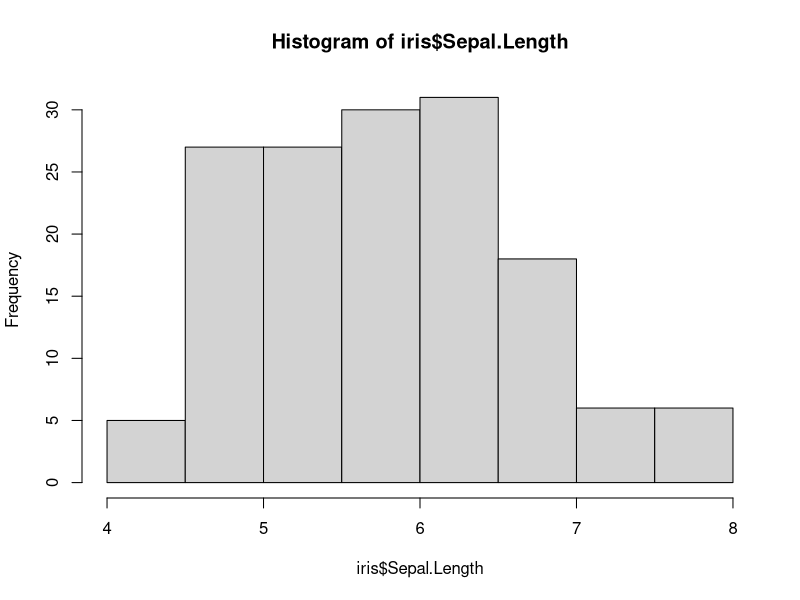
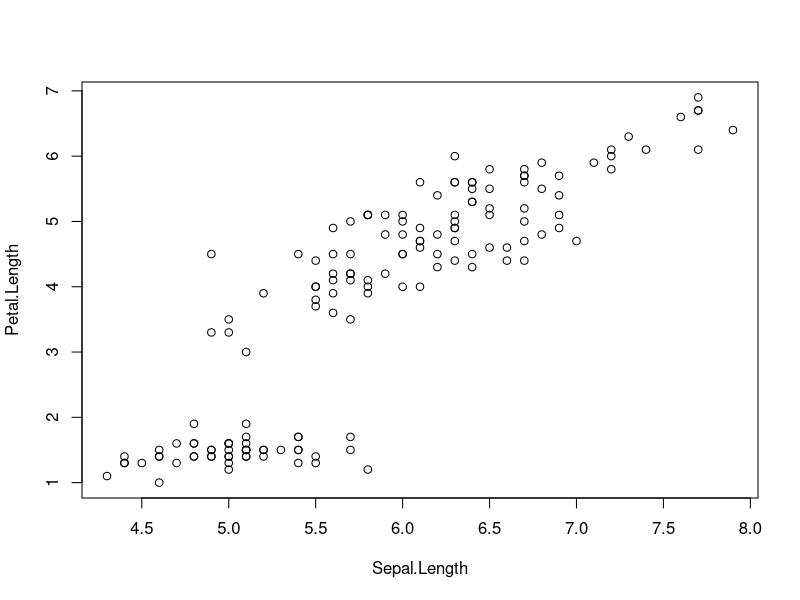

Source code (R) for these figures, in order:
## ---- chunk 1
knitr::opts_chunk$set(echo = TRUE)
## ---- chunk 2
str(iris)
summary(iris)
## ---- chunk 3
hist(iris$Sepal.Length)
## ---- chunk 4
plot(x=iris$ Sepal.Length,y=iris$Petal.Length,xlab="Sepal.Length",ylab="Petal.Length")
